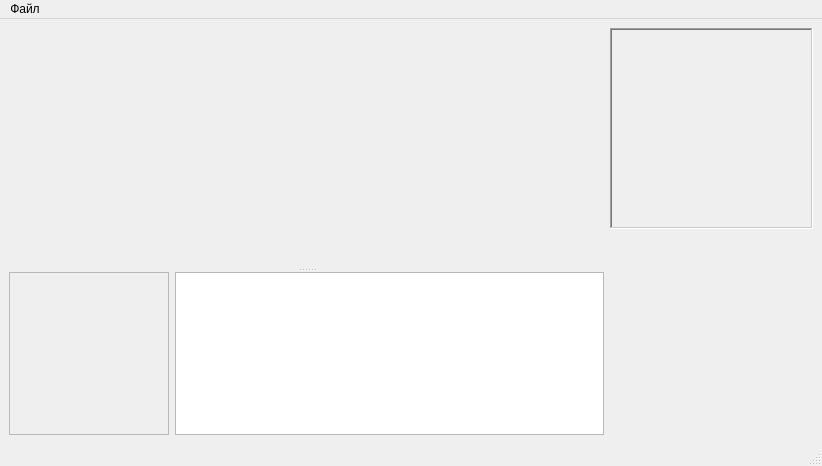
<?xml version="1.0" encoding="UTF-8"?>
<ui version="4.0">
 <class>MainWindow</class>
 <widget class="QMainWindow" name="MainWindow">
  <property name="geometry">
   <rect>
    <x>0</x>
    <y>0</y>
    <width>822</width>
    <height>466</height>
   </rect>
  </property>
  <property name="windowTitle">
   <string>Динамічні моделі</string>
  </property>
  <widget class="QWidget" name="centralwidget">
   <layout class="QHBoxLayout" name="horizontalLayout_2">
    <item>
     <widget class="QSplitter" name="splitter">
      <property name="frameShape">
       <enum>QFrame::NoFrame</enum>
      </property>
      <property name="frameShadow">
       <enum>QFrame::Plain</enum>
      </property>
      <property name="lineWidth">
       <number>2</number>
      </property>
      <property name="midLineWidth">
       <number>1</number>
      </property>
      <property name="orientation">
       <enum>Qt::Vertical</enum>
      </property>
      <widget class="ResultWidget" name="resultWidget" native="true">
       <property name="minimumSize">
        <size>
         <width>0</width>
         <height>240</height>
        </size>
       </property>
      </widget>
      <widget class="QWidget" name="layoutWidget">
       <layout class="QHBoxLayout" name="horizontalLayout">
        <item>
         <widget class="PopulationSetFrame" name="populationFrame">
          <property name="minimumSize">
           <size>
            <width>160</width>
            <height>0</height>
           </size>
          </property>
          <property name="frameShape">
           <enum>QFrame::StyledPanel</enum>
          </property>
          <property name="frameShadow">
           <enum>QFrame::Plain</enum>
          </property>
         </widget>
        </item>
        <item>
         <widget class="QTextEdit" name="description">
          <property name="minimumSize">
           <size>
            <width>151</width>
            <height>0</height>
           </size>
          </property>
          <property name="maximumSize">
           <size>
            <width>16777215</width>
            <height>200</height>
           </size>
          </property>
          <property name="readOnly">
           <bool>true</bool>
          </property>
         </widget>
        </item>
       </layout>
      </widget>
     </widget>
    </item>
    <item>
     <layout class="QVBoxLayout" name="verticalLayout">
      <item>
       <widget class="IntergrationSettingFrame" name="integrationSettings">
        <property name="minimumSize">
         <size>
          <width>158</width>
          <height>0</height>
         </size>
        </property>
        <property name="maximumSize">
         <size>
          <width>204</width>
          <height>16777215</height>
         </size>
        </property>
        <property name="frameShape">
         <enum>QFrame::WinPanel</enum>
        </property>
        <property name="frameShadow">
         <enum>QFrame::Sunken</enum>
        </property>
       </widget>
      </item>
      <item>
       <widget class="CoefsWidget" name="coefs" native="true">
        <property name="maximumSize">
         <size>
          <width>203</width>
          <height>16777215</height>
         </size>
        </property>
       </widget>
      </item>
     </layout>
    </item>
   </layout>
  </widget>
  <widget class="QMenuBar" name="menubar">
   <property name="geometry">
    <rect>
     <x>0</x>
     <y>0</y>
     <width>822</width>
     <height>21</height>
    </rect>
   </property>
   <widget class="QMenu" name="menu">
    <property name="title">
     <string>Файл</string>
    </property>
    <addaction name="acLoad"/>
    <addaction name="acSave"/>
    <addaction name="separator"/>
    <addaction name="acExportTxt"/>
    <addaction name="separator"/>
    <addaction name="acExit"/>
   </widget>
   <addaction name="menu"/>
  </widget>
  <widget class="QStatusBar" name="statusbar"/>
  <action name="acSave">
   <property name="text">
    <string>Зберегти</string>
   </property>
   <property name="shortcut">
    <string>Ctrl+S</string>
   </property>
  </action>
  <action name="acExit">
   <property name="text">
    <string>Вихід</string>
   </property>
   <property name="shortcut">
    <string>Esc</string>
   </property>
  </action>
  <action name="acExportTxt">
   <property name="text">
    <string>Зберегти звіт</string>
   </property>
   <property name="shortcut">
    <string>Ctrl+E</string>
   </property>
  </action>
  <action name="acLoad">
   <property name="text">
    <string>Завантажити</string>
   </property>
   <property name="shortcut">
    <string>Ctrl+O</string>
   </property>
  </action>
 </widget>
 <customwidgets>
  <customwidget>
   <class>IntergrationSettingFrame</class>
   <extends>QFrame</extends>
   <header>intergrationsettingframe.h</header>
   <container>1</container>
  </customwidget>
  <customwidget>
   <class>CoefsWidget</class>
   <extends>QWidget</extends>
   <header>coefswidget.h</header>
   <container>1</container>
  </customwidget>
  <customwidget>
   <class>PopulationSetFrame</class>
   <extends>QFrame</extends>
   <header>populationsetframe.h</header>
   <container>1</container>
  </customwidget>
  <customwidget>
   <class>ResultWidget</class>
   <extends>QWidget</extends>
   <header>resultwidget.h</header>
   <container>1</container>
  </customwidget>
 </customwidgets>
 <resources/>
 <connections/>
</ui>
